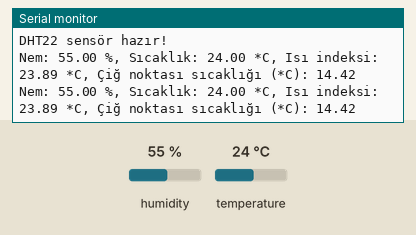
The sketch below on a simulated Arduino Uno, built with avr-gcc and run on an emulated ATmega328P. Parts: the last lines printed to the serial monitor. Inputs (shaded band) come from the test bench; at power-on: humidity 55 %, temperature 24 °C.

Above: at 4.8 s.
4.9 s: humidity set to 22 %
At 7.1 s:
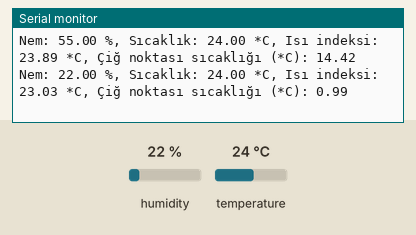
7.9 s: temperature set to 12 °C
At 9.0 s:
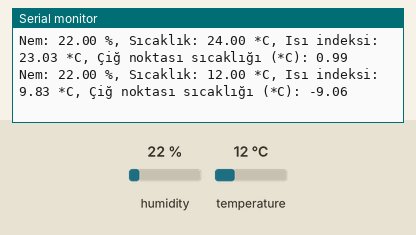
10.9 s: humidity set to 40 %
At 12.8 s:
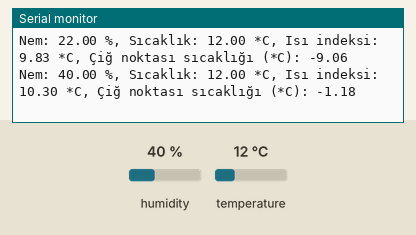
Timing chart, 0 to 14.3 s (numbered marks = the images above; inputs shaded):
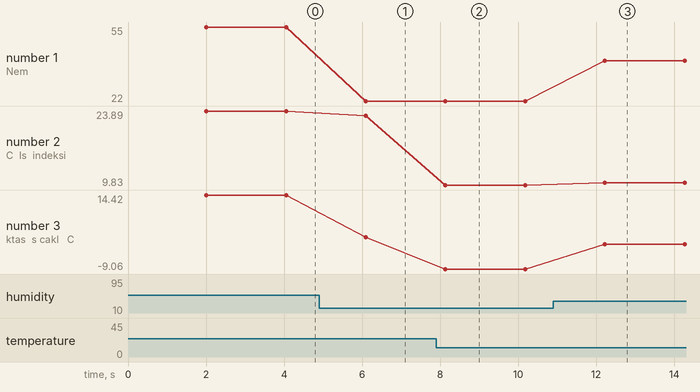

Measured:
- after the input at 4.9 s, the serial monitor: prints a new line after 1.2 s (image 1)
- after the input at 7.9 s, the serial monitor: prints a new line after 0.24 s (image 2)
- after the input at 10.9 s, the serial monitor: prints a new line after 1.3 s (image 3)
- plotted number 1: 55 → 22 after the input at 4.9 s, 22 → 40 after the input at 10.9 s
- plotted number 2: 23.89 → 23.03 after the input at 4.9 s, 23.03 → 9.83 after the input at 7.9 s, 9.83 → 10.3 after the input at 10.9 s
- plotted number 3: 14.42 → 0.99 after the input at 4.9 s, 0.99 → -9.06 after the input at 7.9 s, -9.06 → -1.18 after the input at 10.9 s

The sketch:

3.2.5.1._DHT22.ino
```cpp
//Çiğ noktası sıcaklığının hesaplanması için kullanılacak formüller fonksiyon içinde hesaplanır.
double cignoktasi(double sicaklik, double nem)// alınan ve t ve h değerleri sicaklik ve nem değişkeni olarak atanır ve formüllerde kullanılır.
{
double oran = 373.15 / (273.15 + sicaklik);
double RHS = -7.90298 * (oran - 1);
RHS += 5.02808 * log10(oran);
RHS += -1.3816e-7 * (pow(10, (11.344 * (1 - 1 / oran ))) - 1) ;
RHS += 8.1328e-3 * (pow(10, (-3.49149 * (oran - 1))) - 1) ;
RHS += log10(1013.246);
double buharbasinci = pow(10, RHS - 3) * nem;
double cignoktasicaklik = log(buharbasinci / 0.61078);
return (241.88 * cignoktasicaklik) / (17.558 - cignoktasicaklik); //hesaplanan çiğ noktası sıcaklığı geri döndürülür.
}
#include "DHT.h" //DHT kütüphanesi çağrılır.
#define DHTPIN 2 // Sensörün data pini tanımlanır.
#define DHTTYPE DHT22 // //kullanılacak sensör türü DHT22 olarak atanır. Kütüphane aynı
//zamanda DHT11 içinde çalıştığı için bunu belirtmemiz gerekir.
// DHT22 sensörü normal 16 Mhz Arduino için hazır hale getirilir.
DHT dht(DHTPIN, DHTTYPE);

void setup() {
Serial.begin(9600);
Serial.println("DHT22 sensör hazır!");
dht.begin();//sensör başlatılır.
}

void loop() {
// Değerler her 2sn de bir okunur.
delay(2000);
// Nem değeri okunur.
float nem = dht.readHumidity();
// Sıcaklık Celcius olarak okunur.
float sicaklikC = dht.readTemperature();
// Sıcaklık Fahrenayt olarak okunur.
float sicaklikF = dht.readTemperature(true);
// ısı indeksi hesaplanır
// sensörden alınan değer Fahrenayt cinsindendir.
float isiindeksF = dht.computeHeatIndex(sicaklikF, nem);
float isiindeksC = dht.convertFtoC(isiindeksF);//Fahrenayt değeri celcius değerine dönüştürülür.
Serial.print("Nem: ");
Serial.print(nem);
Serial.print(" %, ");
Serial.print("Sıcaklık: ");
Serial.print(sicaklikC);
Serial.print(" *C, ");
Serial.print("Isı indeksi: ");
Serial.print(isiindeksC);
Serial.print(" *C, ");
Serial.print("Çiğ noktası sıcaklığı (*C): ");
Serial.println(cignoktasi(sicaklikC, nem)); //Çiğ noktası sıcaklığını hesaplamak için sıcaklık(t) ve nem(h) değerleri
//yukarda tanımlanan cignoktasi fonksiyonuna gönderilir.
}
```
